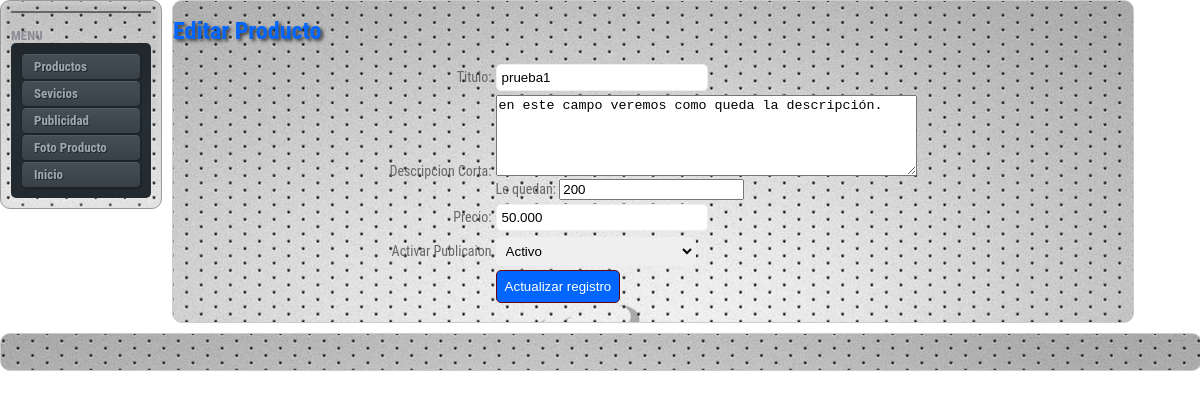
/admin/producto-edit.php?varProp=9, run on the app's committed database.
### tables this page shows
CREATE TABLE `producto` (
  `idProducto` int(11) NOT NULL AUTO_INCREMENT,
  `Titulo` varchar(50) DEFAULT NULL,
  `DescripcionCorta` varchar(200) DEFAULT NULL,
  `Precio` varchar(50) DEFAULT NULL,
  `Activo` int(11) DEFAULT NULL,
  `FotoPerfil` varchar(100) DEFAULT NULL,
  `EnPortada` int(11) DEFAULT NULL,
  PRIMARY KEY (`idProducto`)
);

### admin/producto-edit.php (the view, shortened to what this page needs)
<?php require_once('../Connections/conexion.php'); ?>
<?php
$varProp = "0";
if (isset($_GET["varProp"])) {
  $varProp = $_GET["varProp"];
}
$sql = "SELECT * FROM producto WHERE idProducto='$varProp'";
$query = mysql_query($sql, $conexion) or die(mysql_error());
$row = mysql_fetch_assoc($query);
?>
<?php
$Action = $_SERVER['PHP_SELF'];
if (isset($_SERVER['QUERY_STRING'])) {
  $Action .= "?" . htmlentities($_SERVER['QUERY_STRING']);
}
?>
<!doctype html>
<html>
<head>
<link href="../css/principaladmin.css" rel="stylesheet" type="text/css">
</head>
<body>
<div class="container">
  <div class="sidebar1">
    <ul class="nav">
      <li></li>
    </ul>
    <?php include("../includes/includeadmin.php");
?>
    </div>
  <div class="content">
    <h1>Editar Producto</h1>
<form action="<?php echo $Action; ?>" method="post" name="form1" id="form1">
   <table align="center">
     <tr valign="baseline">
       <td nowrap="nowrap" align="right">Titulo:</td>
       <td><input name="Titulo" type="text" class="campo" value="<?php echo $row['Titulo']; ?>" size="32" /></td>
     </tr>
     <tr valign="baseline">
       <td nowrap="nowrap" align="right">Descripcion Corta:</td>
       <td><textarea name="DescripcionCorta" cols="50" onkeyup="Delimitar(this.form)" rows="5"><?php echo htmlentities($row['DescripcionCorta'], ENT_COMPAT, 'iso-8859-1'); ?></textarea>
<br/>
           Le quedan: <input type="text" name="quedan" value="200" maxlength="3">
       </td>
     <tr valign="baseline">
       <td nowrap="nowrap" align="right">Precio:</td>
       <td><input name="Precio" type="text" class="campo" value="<?php echo $row['Precio'];?>" size="32" /></td>
     </tr>
     <tr valign="baseline">
        <tr valign="baseline">
      <td nowrap="nowrap" align="right">Activar Publicaion</td>
       <td><select name="Activo" class="campo">
 <option value="1" <?php if (!(strcmp(1, htmlentities($row['Activo'], ENT_COMPAT, 'utf-8')))) {echo "selected=\"selected\"";} ?>>Activo</option>
       </select>
       <tr>
       <td nowrap="nowrap" align="right">&nbsp;</td>
       <td><input type="submit" name="editar" class="boton" value="Actualizar registro" /></td>
     </tr>
   </table>
 </form>
 <p>&nbsp;</p>
 </div>
  <div class="footer">
    <p>&nbsp;</p>
    </div>
  </div>
</body>
</html>

### css/principaladmin.css (style rules this page uses)
body { margin: 0; padding: 0; color: #333; background-repeat: no-repeat; background-position: center center; font-family:'Roboto Condensed', sans-serif; font-size: 14px; line-height: normal; background-color: #FFF; }
ul, ol, dl { padding: 0; margin: 0; }
h3, h4, h5, h6, { margin-top: 0; padding-right: 15px; padding-left: 0px; font-size: 13px; }
p { margin: 0px; padding: 0px; }
h1 { font-size: 24px; color: #06F; border-top-width: 1px; border-right-width: 1px; border-bottom-width: 1px; border-left-width: 1px; border-top-style: none; border-right-style: none; border-bottom-style: none; border-left-style: none; text-shadow: 0.1em 0.1em 0.15em #333; }
.container { width: 100%; background-color: #FFF; margin-top: 0; margin-right: auto; margin-bottom: 0; margin-left: auto; }
.sidebar1 { float: left; background-color: #FFF; border: 1px solid #999999; width: 140px; -moz-border-radius: 10px; -webkit-border-radius: 10px; box-shadow: inset 0 0 8px #dcddde; -moz-box-shadow: inset 0 0 8px #dcddde; -webkit-box-shadow: inset 0 0 8px #dcddde; background-image: url(../images/fondo.jpg); background-repeat: repeat-x; background-position: center top; margin-right: 10px; padding: 10px; font-size: 13px; color: #8D8A95; right: 10px; }
.content { width: 780px; float: left; background-color: #FFF; border: 1px solid #CCCCCC; width: 80%; -moz-border-radius: 10px; -webkit-border-radius: 10px; background-image: url(../images/fondo.jpg); background-repeat: repeat-x; background-position: center top; color: #666; margin: 0px; padding: 0px; clip: rect(auto,100px,auto,auto); }
ul.nav { list-style: none; border-top: 1px solid #666; margin-bottom: 15px; }
ul.nav li { border-bottom: 1px solid #666; }
.footer { position: relative; clear: both; background-color: #FFF; border: 1px solid #CCCCCC; width: 100%; -moz-border-radius: 10px; -webkit-border-radius: 10px; background-image: url(../images/fondo.jpg); background-repeat: repeat-x; background-position: center top; padding-top: 10px; padding-right: 0; padding-bottom: 10px; padding-left: 0; top: 10px; }
.boton { background-color: #0066FF; border: 1px solid #6D0306; color: #fff; text-align: center; border-radius: 5px; -moz-border-radius: 5px; -webkit-border-radius: 5px; padding: 8px; min-width: 110px; }
.campo { border-radius: 5px; -moz-border-radius: 5px; -webkit-border-radius: 5px; padding: 5px; width: 200px; border: 1px solid #EEE; }

### data on the page
producto: Titulo "prueba1", DescripcionCorta "en este campo veremos como queda la descripción.", Precio "50.000", Activo "Activo"
